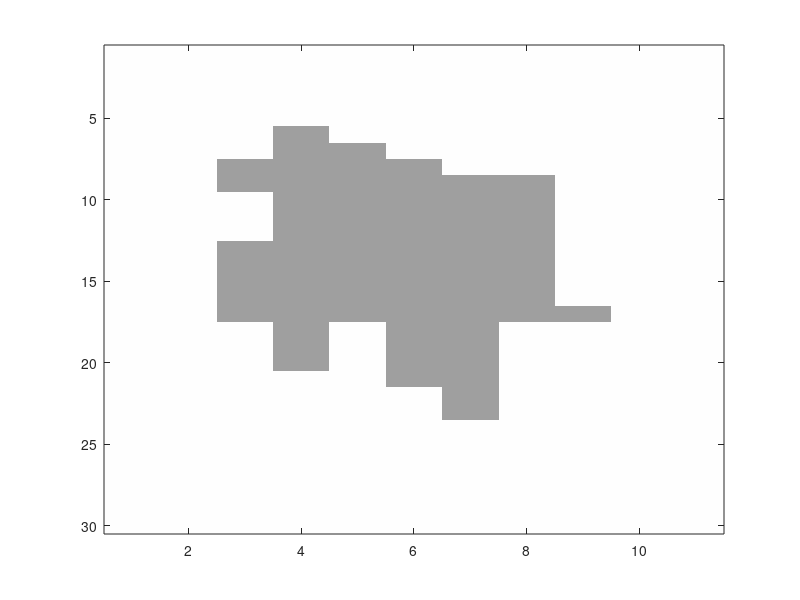
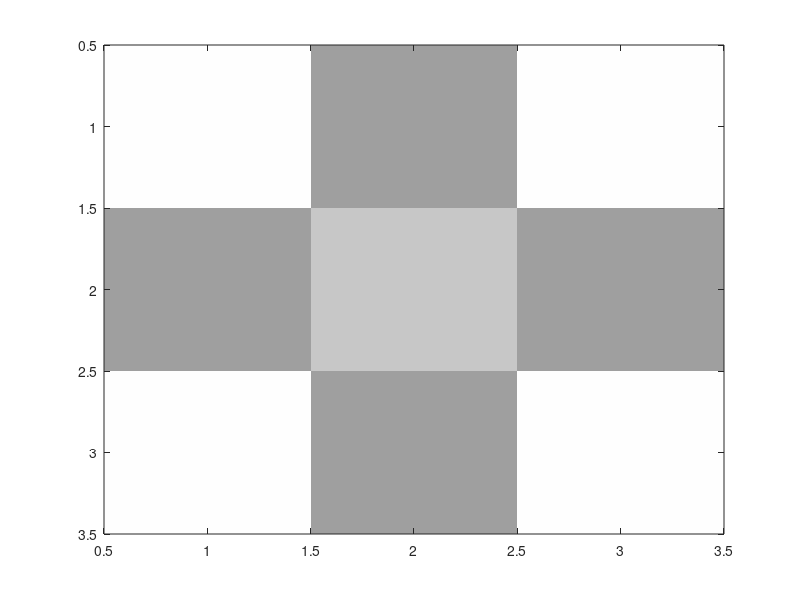
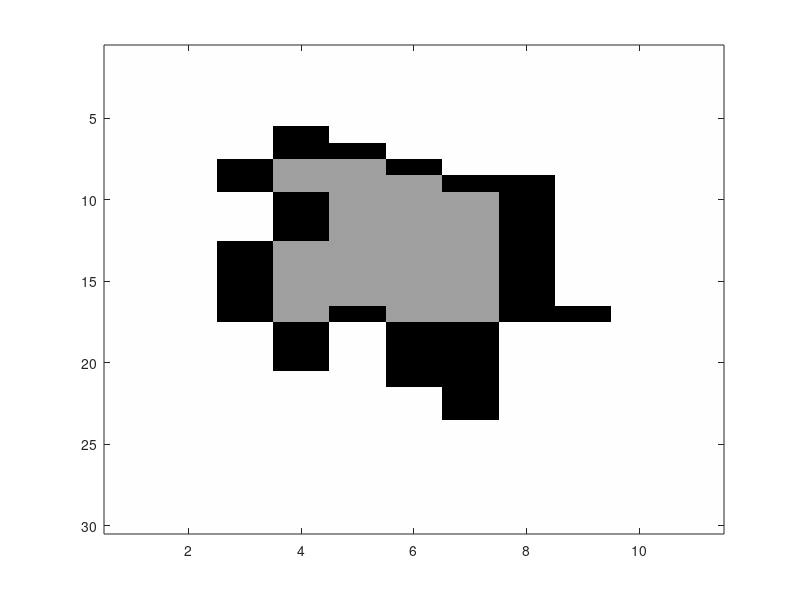

Recreate these plots in MATLAB, in order.
%Bogdan Bernovici
%Ex 4

img = zeros(30,11);
for i=1:30
    for j=1:11
        img(i,j) = 255;
    end
end

%construirea imaginii A din figura
img(6,4) = 160;
img(7,4:5) = 160; 
img(8,3:6) = 160;
img(9,3:8) = 160;
img(10, 4:8) = 160;
img(11, 4:8) = 160;
img(12, 4:8) = 160;
img(13, 3:8) = 160;
img(14, 3:8) = 160;
img(15, 3:8) = 160;
img(16, 3:8) = 160;
img(17, 3:9) = 160;
img(18, 4) = 160; img(18, 6:7) = 160;
img(19, 4) = 160; img(19, 6:7) = 160;
img(20, 4) = 160; img(20, 6:7) = 160;
img(21, 6:7) = 160;
img(22, 7) = 160;
img(23, 7) = 160;

%construirea elementului structural B
struct = zeros(3);
for i=1:3
    for j=1:3
        struct(i,j) = 255;
    end
end
struct(1,2) = 160;
struct(2,1) = 160;
struct(3,2) = 160;
struct(2,3) = 160;
struct(2,2) = 200;
%functia de eroziune a imaginii A cu elementul structural B
img_eroded = img;
%adaug 1 rand pe abele parti laterale ale matricei
%img = padarray(img, [0, 1], 1)
[l,c] = size(img);
win = zeros(1,9);
for i=2:l-1
    for j=2:c-1
        
        %adun toti vecinii
        win(1) = img(i-1, j-1);
        win(2) = img(i, j-1);
        win(3) = img(i+1, j-1);
        win(4) = img(i-1, j);
        win(5) = img(i, j);
        win(6) = img(i+1, j);
        win(7) = img(i-1, j+1);
        win(8) = img(i, j+1);
        win(9) = img(i+1, j+1);
        
        %transorm din vector in matrice sa o pot compara mai tarziu
        win = reshape(win, [3,3]);
        %presupun ca elementul structural se potriveste
        ok = 1;
        for k=1:3
            for l=1:3
                %daca punctul de pe elem str este 160 atunci
                if struct(k,l) == 160
                    %daca punctul de pe fereastra ce coincide este diferit
                    if win(k,l) ~= 160
                        %elementul structural nu se potriveste, anulam tot
                        ok = 0;
                    end
                end
            end
        end
        
        %in cazul in care cele doua coincid atunci actualizam matricea
        %erodata
        if ok == 1 
            img_eroded(i,j) = 160;
        else 
            if img_eroded(i,j) == 160
                img_eroded(i,j) = 0; %aratam erodarea cu negru
            else 
                img_eroded(i,j) = 255;
            end
        end
    end
end
                    
figure, image(img), colormap(gray(256))
figure, image(struct), colormap(gray(256))
figure, image(img_eroded), colormap(gray(256))